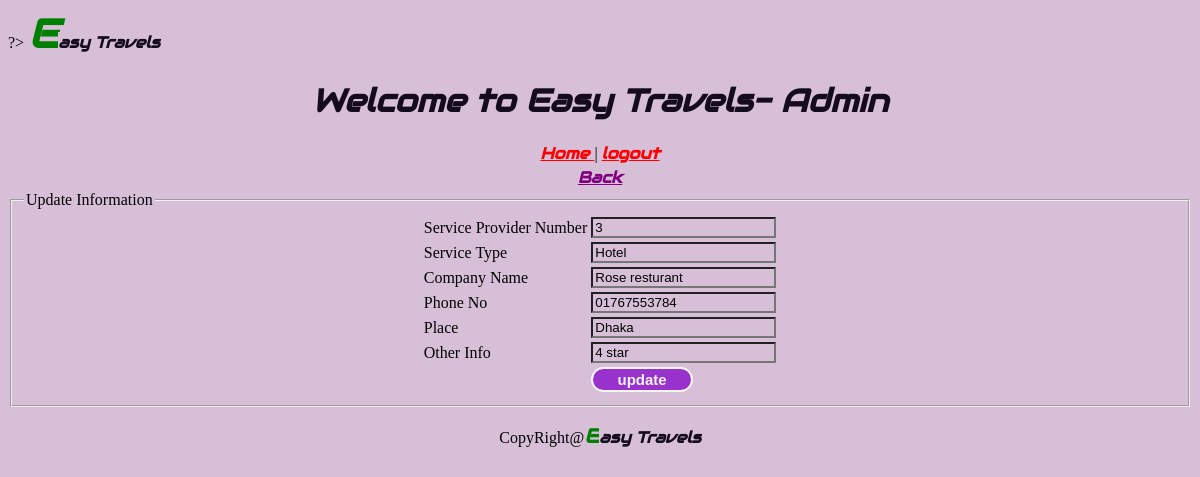
The app's page /Admin/views/editserviceprovider.php?serviceproviderno=3 (signed in) with its own data.
### tables this page shows
CREATE TABLE `serviceprovider` (
  `serviceproviderno` int(8) NOT NULL,
  `ServiceType` varchar(50) NOT NULL,
  `CompanyName` varchar(50) NOT NULL,
  `PhoneNo` varchar(11) NOT NULL,
  `Place` varchar(40) NOT NULL,
  `OtherInfo` varchar(50) NOT NULL
);

### Admin/models/serviceprovider.php (called while the page is built, shortened)
<?php
function getConnection(){
$con = mysqli_connect('localhost', 'root','','webtech');
return $con;
}
	function getUserById($serviceproviderno){
		$con = getConnection();
	    $sql = "select * from serviceprovider where serviceproviderno='{$serviceproviderno}'";
		$result = mysqli_query($con, $sql);
		$user = mysqli_fetch_assoc($result);
		return $user;
	}
    ?>

### Admin/views/editserviceprovider.php (the view, shortened to what this page needs)
<?php
require('../models/serviceprovider.php');
$serviceproviderno = $_REQUEST['serviceproviderno'];
$user = getUserById($serviceproviderno);
?>
<html>
<head>
</head>
<body>
<span class="SBoyyy" style="font-size:40px;color:green"><b>E</b></span><span class="SBoyyy">asy Travels </span>
<center>
        <h1 class="font-effect-neon SBoyyy"> Welcome to Easy Travels- Admin</h1>
	<a class="font-effect-neon SBoyyy" style="color: red" href="dash.php"> Home </a> |
	<a class="font-effect-neon SBoyyy" style="color: red" href="../controllers/logout.php"> logout </a>
<table><tr><td>
<a class="font-effect-neon SBoyyy" style="color: 800080" href="serviceproviderlist.php"> Back </a>
</td></tr></table>
	<form method="POST" action="../controllers/serviceprovidereditcheck.php">
		<fieldset>
			<legend>Update Information</legend>
		<table>
			<tr>
				<td>Service Provider Number</td>
				<td><input type="text" name="serviceproviderno" value="<?=$user['serviceproviderno']?>"></td>
			</tr>
			<tr>
				<td>Service Type</td>
				<td><input type="text" name="ServiceType" value="<?=$user['ServiceType']?>"></td>
			</tr>
			<tr>
				<td>Company Name</td>
				<td><input type="text" name="CompanyName" value="<?=$user['CompanyName']?>"></td>
			</tr>
			<tr>
				<td>Phone No</td>
				<td><input type="text" name="PhoneNo" value="<?=$user['PhoneNo']?>"></td>
			</tr>
			<tr>
				<td>Place</td>
				<td><input type="text" name="Place"  value="<?=$user['Place']?>"></td>
			</tr>
			<tr>
				<td>Other Info</td>
				<td><input type="text" name="OtherInfo"  value="<?=$user['OtherInfo']?>"></td>
			</tr>
			<tr>
				<td></td>
				<td><input class="submit" type="submit" name="update" value="update"></td>
			</tr>
		</table>
		</fieldset>
	</form>
<Center>CopyRight@<span class="SBoyyy" style="font-size:20px;color:green"><b>E</b></span><span class="SBoyyy">asy Travels </span></Center>
</body>
</html>

### Admin/views/editserviceprovider.php (style rules this page uses)
* { background-color:#D8BFD8; }
.SBoyyy { font-family: "Audiowide", sans-serif; font-style: italic; font-weight: bolder; color: rgb(20, 11, 29); }
.submit { top: 55%; left: 55%; width: 55%; height: 25px; border: 2px solid; background: #9932CC; border-radius: 25px; font-size: 15px; color: whitesmoke; font-weight: 700; cursor: pointer; outline: none; }

### records on screen
serviceprovider: serviceproviderno "3", ServiceType "Hotel", CompanyName "Rose resturant", PhoneNo "01767553784", Place "Dhaka", OtherInfo "4 star"
